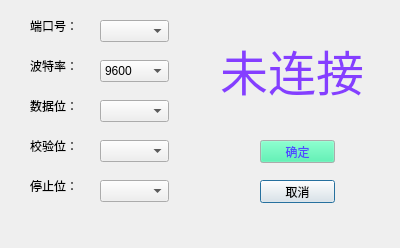
<?xml version="1.0" encoding="UTF-8"?>
<ui version="4.0">
 <class>ComDialog</class>
 <widget class="QDialog" name="ComDialog">
  <property name="geometry">
   <rect>
    <x>0</x>
    <y>0</y>
    <width>400</width>
    <height>248</height>
   </rect>
  </property>
  <property name="windowTitle">
   <string>Dialog</string>
  </property>
  <widget class="QLabel" name="label">
   <property name="geometry">
    <rect>
     <x>30</x>
     <y>20</y>
     <width>54</width>
     <height>12</height>
    </rect>
   </property>
   <property name="text">
    <string>端口号：</string>
   </property>
  </widget>
  <widget class="QLabel" name="label_2">
   <property name="geometry">
    <rect>
     <x>30</x>
     <y>60</y>
     <width>54</width>
     <height>12</height>
    </rect>
   </property>
   <property name="text">
    <string>波特率：</string>
   </property>
  </widget>
  <widget class="QPushButton" name="ComEnter">
   <property name="geometry">
    <rect>
     <x>260</x>
     <y>140</y>
     <width>75</width>
     <height>23</height>
    </rect>
   </property>
   <property name="baseSize">
    <size>
     <width>0</width>
     <height>0</height>
    </size>
   </property>
   <property name="palette">
    <palette>
     <active>
      <colorrole role="WindowText">
       <brush brushstyle="SolidPattern">
        <color alpha="255">
         <red>80</red>
         <green>74</green>
         <blue>255</blue>
        </color>
       </brush>
      </colorrole>
      <colorrole role="Button">
       <brush brushstyle="SolidPattern">
        <color alpha="255">
         <red>54</red>
         <green>240</green>
         <blue>163</blue>
        </color>
       </brush>
      </colorrole>
      <colorrole role="Light">
       <brush brushstyle="SolidPattern">
        <color alpha="255">
         <red>112</red>
         <green>41</green>
         <blue>255</blue>
        </color>
       </brush>
      </colorrole>
      <colorrole role="Text">
       <brush brushstyle="SolidPattern">
        <color alpha="255">
         <red>80</red>
         <green>74</green>
         <blue>255</blue>
        </color>
       </brush>
      </colorrole>
      <colorrole role="ButtonText">
       <brush brushstyle="SolidPattern">
        <color alpha="255">
         <red>80</red>
         <green>74</green>
         <blue>255</blue>
        </color>
       </brush>
      </colorrole>
     </active>
     <inactive>
      <colorrole role="WindowText">
       <brush brushstyle="SolidPattern">
        <color alpha="255">
         <red>80</red>
         <green>74</green>
         <blue>255</blue>
        </color>
       </brush>
      </colorrole>
      <colorrole role="Button">
       <brush brushstyle="SolidPattern">
        <color alpha="255">
         <red>54</red>
         <green>240</green>
         <blue>163</blue>
        </color>
       </brush>
      </colorrole>
      <colorrole role="Light">
       <brush brushstyle="SolidPattern">
        <color alpha="255">
         <red>112</red>
         <green>41</green>
         <blue>255</blue>
        </color>
       </brush>
      </colorrole>
      <colorrole role="Text">
       <brush brushstyle="SolidPattern">
        <color alpha="255">
         <red>80</red>
         <green>74</green>
         <blue>255</blue>
        </color>
       </brush>
      </colorrole>
      <colorrole role="ButtonText">
       <brush brushstyle="SolidPattern">
        <color alpha="255">
         <red>80</red>
         <green>74</green>
         <blue>255</blue>
        </color>
       </brush>
      </colorrole>
     </inactive>
     <disabled>
      <colorrole role="WindowText">
       <brush brushstyle="SolidPattern">
        <color alpha="255">
         <red>80</red>
         <green>74</green>
         <blue>255</blue>
        </color>
       </brush>
      </colorrole>
      <colorrole role="Button">
       <brush brushstyle="SolidPattern">
        <color alpha="255">
         <red>54</red>
         <green>240</green>
         <blue>163</blue>
        </color>
       </brush>
      </colorrole>
      <colorrole role="Light">
       <brush brushstyle="SolidPattern">
        <color alpha="255">
         <red>112</red>
         <green>41</green>
         <blue>255</blue>
        </color>
       </brush>
      </colorrole>
      <colorrole role="Text">
       <brush brushstyle="SolidPattern">
        <color alpha="255">
         <red>80</red>
         <green>74</green>
         <blue>255</blue>
        </color>
       </brush>
      </colorrole>
      <colorrole role="ButtonText">
       <brush brushstyle="SolidPattern">
        <color alpha="255">
         <red>80</red>
         <green>74</green>
         <blue>255</blue>
        </color>
       </brush>
      </colorrole>
     </disabled>
    </palette>
   </property>
   <property name="mouseTracking">
    <bool>false</bool>
   </property>
   <property name="layoutDirection">
    <enum>Qt::LeftToRight</enum>
   </property>
   <property name="styleSheet">
    <string notr="true">color: rgb(80, 74, 255);</string>
   </property>
   <property name="text">
    <string>确定</string>
   </property>
   <property name="autoDefault">
    <bool>false</bool>
   </property>
   <property name="default">
    <bool>false</bool>
   </property>
   <property name="flat">
    <bool>false</bool>
   </property>
  </widget>
  <widget class="QPushButton" name="Com_Cancel">
   <property name="geometry">
    <rect>
     <x>260</x>
     <y>180</y>
     <width>75</width>
     <height>23</height>
    </rect>
   </property>
   <property name="text">
    <string>取消</string>
   </property>
  </widget>
  <widget class="QComboBox" name="PortBox">
   <property name="geometry">
    <rect>
     <x>100</x>
     <y>20</y>
     <width>69</width>
     <height>22</height>
    </rect>
   </property>
  </widget>
  <widget class="QComboBox" name="BaudBox">
   <property name="geometry">
    <rect>
     <x>100</x>
     <y>60</y>
     <width>69</width>
     <height>22</height>
    </rect>
   </property>
   <property name="currentIndex">
    <number>0</number>
   </property>
   <item>
    <property name="text">
     <string>9600</string>
    </property>
   </item>
   <item>
    <property name="text">
     <string>19200</string>
    </property>
   </item>
   <item>
    <property name="text">
     <string>115200</string>
    </property>
   </item>
  </widget>
  <widget class="QComboBox" name="BitNumBox">
   <property name="geometry">
    <rect>
     <x>100</x>
     <y>100</y>
     <width>69</width>
     <height>22</height>
    </rect>
   </property>
  </widget>
  <widget class="QComboBox" name="ParityBox">
   <property name="geometry">
    <rect>
     <x>100</x>
     <y>140</y>
     <width>69</width>
     <height>22</height>
    </rect>
   </property>
  </widget>
  <widget class="QComboBox" name="StopBox">
   <property name="geometry">
    <rect>
     <x>100</x>
     <y>180</y>
     <width>69</width>
     <height>22</height>
    </rect>
   </property>
  </widget>
  <widget class="QLabel" name="label_3">
   <property name="geometry">
    <rect>
     <x>30</x>
     <y>100</y>
     <width>54</width>
     <height>12</height>
    </rect>
   </property>
   <property name="text">
    <string>数据位：</string>
   </property>
  </widget>
  <widget class="QLabel" name="label_4">
   <property name="geometry">
    <rect>
     <x>30</x>
     <y>140</y>
     <width>54</width>
     <height>12</height>
    </rect>
   </property>
   <property name="text">
    <string>校验位：</string>
   </property>
  </widget>
  <widget class="QLabel" name="label_5">
   <property name="geometry">
    <rect>
     <x>30</x>
     <y>180</y>
     <width>54</width>
     <height>12</height>
    </rect>
   </property>
   <property name="text">
    <string>停止位：</string>
   </property>
  </widget>
  <widget class="QLabel" name="ComStartlabel">
   <property name="geometry">
    <rect>
     <x>220</x>
     <y>40</y>
     <width>161</width>
     <height>61</height>
    </rect>
   </property>
   <property name="font">
    <font>
     <family>华文行楷</family>
     <pointsize>36</pointsize>
     <weight>50</weight>
     <italic>false</italic>
     <bold>false</bold>
    </font>
   </property>
   <property name="styleSheet">
    <string notr="true">font: 36pt &quot;华文行楷&quot;;
color: rgb(133, 62, 255);</string>
   </property>
   <property name="text">
    <string>未连接</string>
   </property>
  </widget>
 </widget>
 <resources/>
 <connections/>
</ui>
